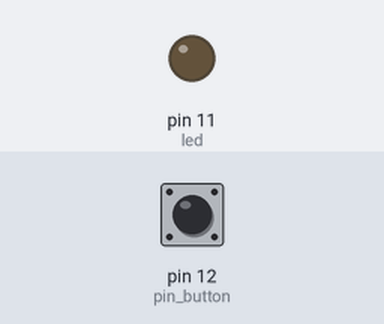
This program was run on a simulated Arduino Uno, built with avr-gcc and run on an emulated ATmega328P. Parts: output pins drawn as LEDs (lit = HIGH). Inputs (shaded band) come from the test bench; at power-on: pin 12 (pin_button) HIGH.

Above: at 1.2 s.
1.3 s: pin 12 (pin_button) pulled LOW for 0.15 s
At 3.0 s:
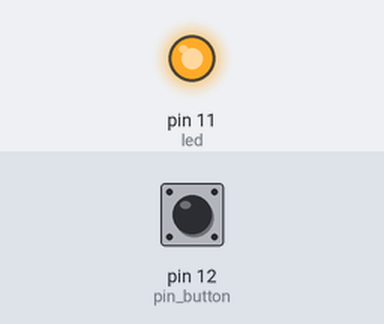
4.3 s: pin 12 (pin_button) pulled LOW for 1 s
At 6.2 s:
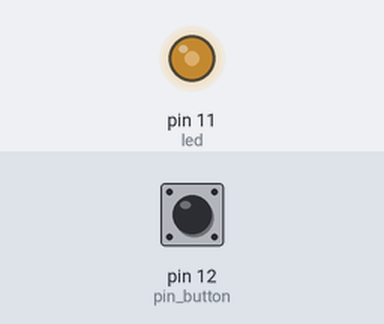
Timing chart, 0 to 7.7 s (numbered marks = the images above; inputs shaded):
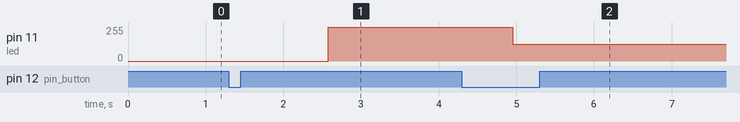

The program:

main.cpp
```cpp
#include <Arduino.h>

//обьявляем светик и кнопку
#define led 11
#define pin_button 12

//Хранение значения кнопки
int buttonState = 0;

//Переменная для таймера
unsigned long last_time;

//переменные для флагов
int value = 0;
int mode = 0;
int n = 0;

void setup() {

  pinMode(led, OUTPUT);
  /*
  Инициализируем led(11 пин) как выход
  Кнопку как вход со встроенным подтягивающим резистором
  */

  pinMode(pin_button, INPUT_PULLUP);

}

void loop() {
//считываем данные с кнопки
buttonState = digitalRead(pin_button);
    /*
    Если нажата кнопка нажата, флаг состояния(value) меняется на 1
    Для переключения режимов, используем переменную regim
    */
    if(buttonState == LOW && value == 0)
    {
      mode++;
      value = 1;

      if(mode > 3) //Если regim больше 3, то сбрасываем все на 0, что бы зациклить
        {
          mode = 0;
        }
    }
    //сброс value
     if(buttonState == HIGH && value == 1)
     {
       value = 0;
     }

/*-------Выполнение режимов----------*/
/*-------Первый режим--------*/
    if(mode == 1 && n == 0)
    {
      //Запуск таймера
      //Медленное разгорание led
      last_time = millis();
      for(int i = 0; i<=255; i++)
      {
        analogWrite(led, i);
        delay(5);
      }
      //Что бы не было мигание на первом режиме, меняется переменная n
      n++;
    }
    /*
      Проверка. Прошло ли 30 мин после 1 режима. Если прошло, то выключаем led

    */
      if((millis() - last_time >(unsigned long) 30 * 60 * 1000) && mode == 1)
      {
        for(int i = 255; i >= 0; i--)
        {
         analogWrite(led, i);
         delay(30);
        }
       mode = 0;
       n = 0;
      }


/*-------Второй режим--------*/
      if(mode == 2 && n == 1)
      {
        for(int i = 255; i >= 125; i--)
        {
          analogWrite(led, i);
          delay(5);
        }
        n++;
      }


      if((millis() - last_time >(unsigned long)30 * 60 * 1000) && mode == 2)
      {
        for(int i = 125; i >= 0; i--)
        {
          analogWrite(led, i);
          delay(30);
        }
        mode = 0;
        n = 0;
      }

/*-------Третий режим. Выключение--------*/
      if(mode == 3 && n == 2)
      {
        for(int i = 125; i >= 0; i--)
        {
          analogWrite(led, i);
          delay(5);
        }
        n = 0;
      }

}
```

Measured:
- after the input at 1.3 s, pin 11 (led): 0/255 → 255/255 after 1.3 s
- after the input at 4.3 s, pin 11 (led): 255/255 → 125/255 after 0.65 s
